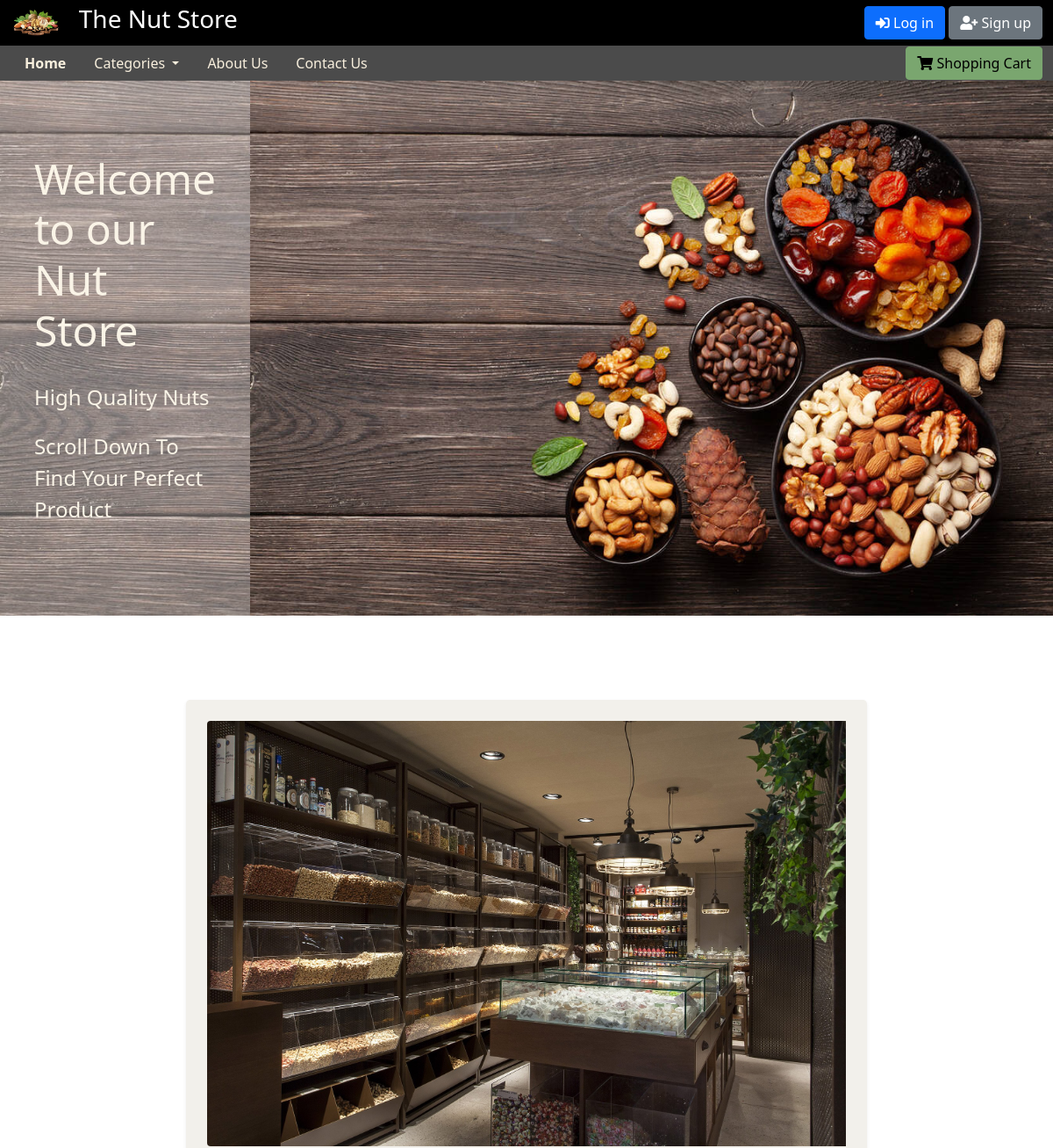
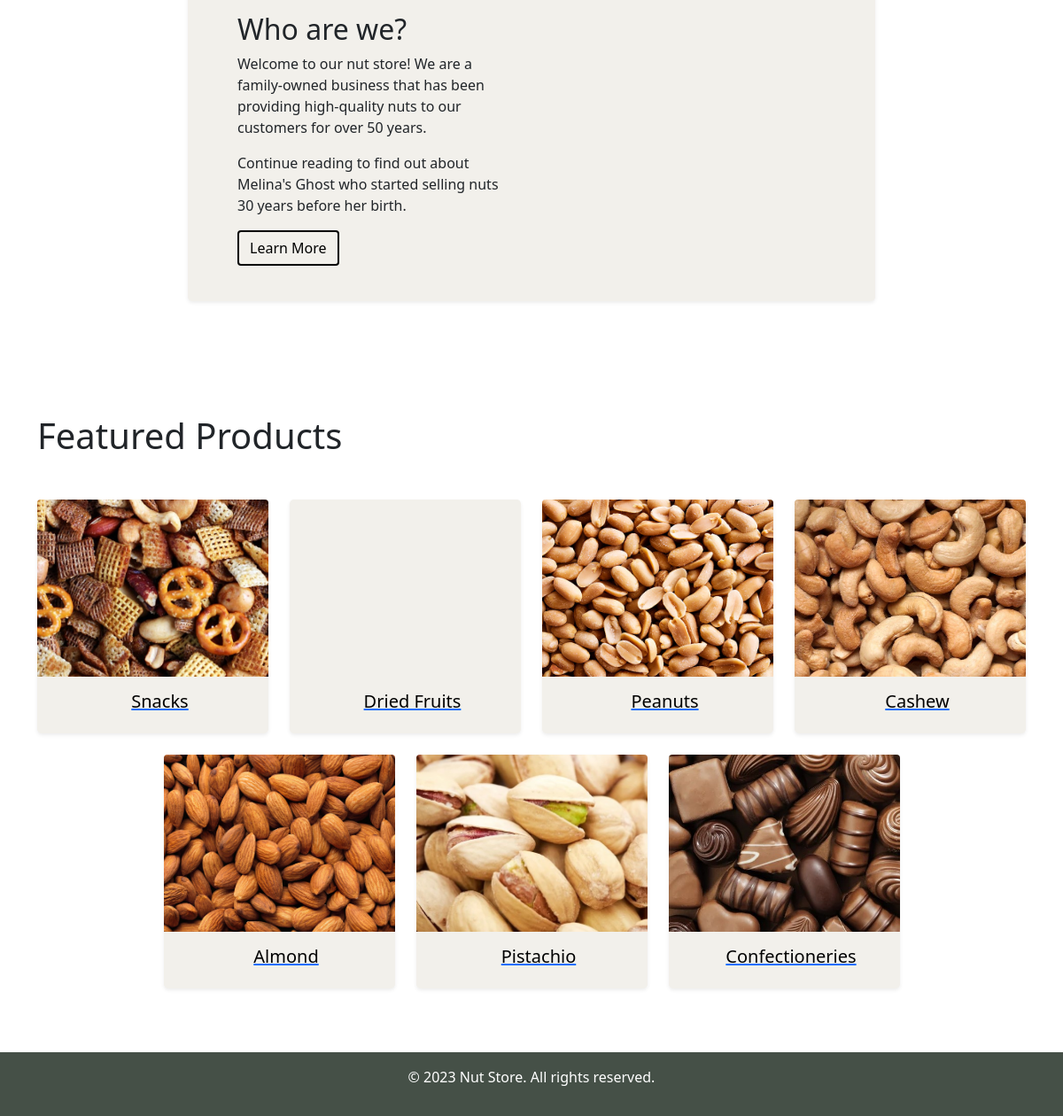
The page / on the database its author committed (2 pictures, top to bottom).
### Nutstore/models.py (models this page shows, shortened)
class Product(models.Model):
    CATEGORY_CHOICES = (
        ('pistachio', 'Pistachio'),
        ('almond', 'Almond'),
        ('cashew', 'Cashew'),
        ('peanuts', 'Peanuts'),
        ('confectioneries', 'Confectioneries'),
        ('dried fruits', 'Dried Fruits'),
        ('snacks', 'Snacks'),
        ('other', 'Other Products'),
    )
    name = models.CharField(max_length=100)
    description = models.TextField()
    price = models.DecimalField(max_digits=8, decimal_places=2)
    warehouse = models.ForeignKey(Warehouse, on_delete=models.CASCADE)
    stock = models.DecimalField(max_digits = 10, decimal_places = 3)
    category = models.CharField(max_length=200, choices=CATEGORY_CHOICES)
    image = models.URLField(blank=True)

### Nutstore/views.py (the view)
# urls.py: path('', views.home, name='home'), #homeUrl
def home(request):
    cities = City.objects.all()
    categories = set(product.category for product in Product.objects.all())
    context = {'categories': categories, 'cities': cities}
    return render(request, 'home.html', context)

### templates/home.html (shortened to what this page needs)
{% extends "base.html" %}
{% load static %}
{% block content %}
<table>
  <tr>
    <td><div class="text-overlay" style="text-align: left;">
      <h1>Welcome to our Nut Store</h1>
      <p>High Quality Nuts</p><p>Scroll Down To Find Your Perfect Product</p>
    </div><img src="{% static 'images/home3.jpg'%}" alt="Welcome"></td>
    <td ><img src="{% static 'images/home1.jpg'%}" alt="Image 2"></td>
  </tr>
</table>
  <div class="container-fluid mt-5" style="margin-top: 3rem; margin-bottom: 3rem;">
    <div class="row justify-content-center align-items-center" style="margin-top: 6rem; margin-bottom: 8rem;">
      <div class="col-md-8">
        <div class="card rounded-3 shadow-sm border-0 custom-bg-color">
          <div class="row g-0">
            <div class="col-md-6" style="width: 100%; height: 100%;"> <img src="{% static 'images/store.jpg' %}" class="img-fluid rounded-start" alt="Image" style="object-fit: cover; width: 100%; height: 100%;"> </div>
            <div class="col-md-6">
              <div class="card-body">
                <h2 class="card-title">Who are we?</h2>
                <p class="card-text">Welcome to our nut store! We are a family-owned business that has been providing high-quality nuts to our customers for over 50 years.</p>
                <p class="card-text">Continue reading to find out about Melina's Ghost who started selling nuts 30 years before her birth.</p>
                <a href="{% url 'about' %}" class="btn btn-primary btn-hover">Learn More</a>
              </div>
            </div>
          </div>
        </div>
      </div>
    </div>
  </div>
  <div class="container mt-5" style="margin-top: 3rem; margin-bottom: 3rem;">
  <h1>Featured Products</h1>
  <div class="row justify-content-center" style="margin-top: 3rem;">
    {% for category in categories %}
    <div class="col-lg-3 col-md-4 col-sm-6 mb-4">
      <a href="{% url 'category' category %}">
        <div class="card border-0 rounded-3 shadow-sm">
          <div class="card-img-top rounded-top" style="height: 200px; background-image: url('{% static 'images/' %}{{ category }}.jpg'); background-size: cover; background-position: center; object-fit: cover;"></div>
          <div class="card-body" style="text-align: center;">
            <h5 class="card-title" style="color: black;">{{ category|title }}</h5>
          </div>
        </div>
      </a>
    </div>
    {% endfor %}
  </div>
</div>
{% endblock %}

### static/css/base.css (style rules this page uses)
table { border-collapse: collapse; width: 100%; }
td { padding: 0; vertical-align: top; text-align: center; }
img { display: block; width: 100%; height: auto; }

### templates/home.html (style rules this page uses)
.custom-bg-color { background-color: #F2F0EB; border-radius: 25px; padding: 1.5rem; box-shadow: 0px 3px 10px rgba(0, 0, 0, 0.2); }
.card-body { padding-left: 2rem; }
.btn-hover { background-color: transparent; color: #000000; border: 2px solid #000000; transition: background-color 0.3s ease-in-out, color 0.3s ease-in-out; }
.card { transition: transform 0.3s ease-out; background-color: #F2F0EB; }
td { position: relative; padding: 0; }
td:first-child { background-color: rgba(0,0,0,0.5); opacity: 0.7; }
td:first-child .text-overlay { position: absolute; top: 50%; left: 50%; transform: translate(-50%, -50%); color: #f9f0de; text-align: center; padding: 20px; }
td:first-child .text-overlay h1 { font-size: 48px; margin-bottom: 30px; }
td:first-child .text-overlay p { font-size: 24px; line-height: 1.5; margin-bottom: 20px; }

### rows shown on the page
Product: category (picture), categories "Snacks"
Product: categories "Dried Fruits"
Product: category (picture), categories "Peanuts"
Product: category (picture), categories "Cashew"
Product: category (picture), categories "Almond"
Product: category (picture), categories "Pistachio"
Product: category (picture), categories "Confectioneries"
